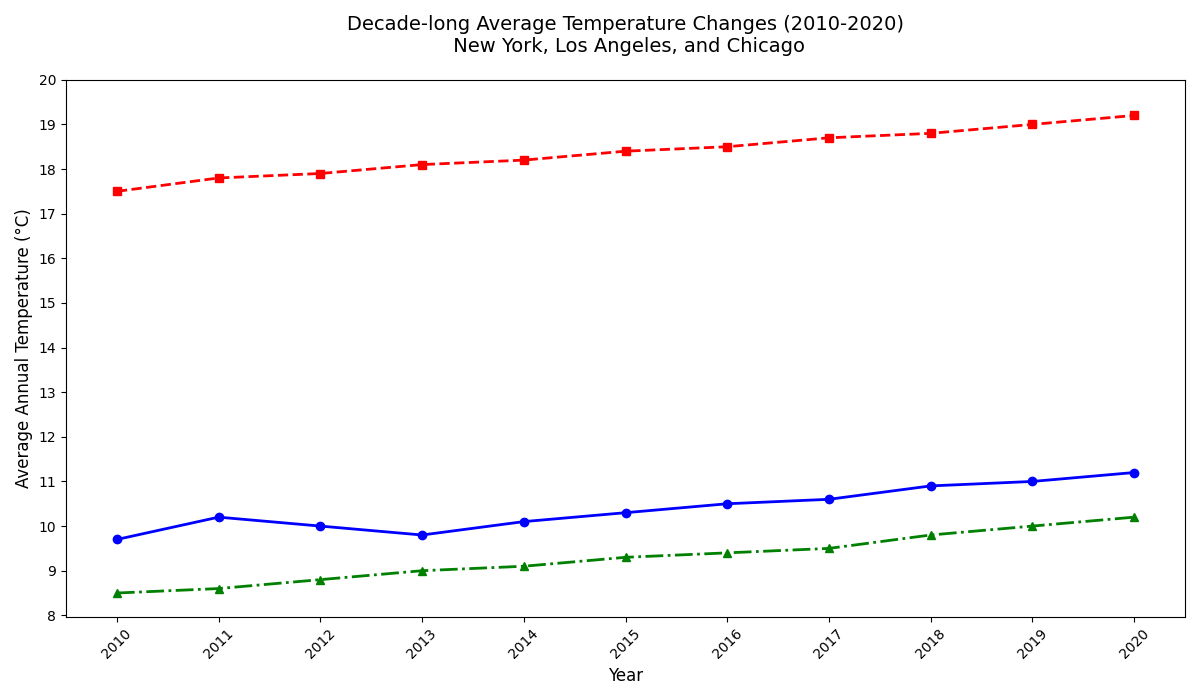

Source code (Python):
import matplotlib.pyplot as plt
import numpy as np

years = np.arange(2010, 2021)
ny_temps = np.array([9.7, 10.2, 10.0, 9.8, 10.1, 10.3, 10.5, 10.6, 10.9, 11.0, 11.2])
la_temps = np.array([17.5, 17.8, 17.9, 18.1, 18.2, 18.4, 18.5, 18.7, 18.8, 19.0, 19.2])
chicago_temps = np.array([8.5, 8.6, 8.8, 9.0, 9.1, 9.3, 9.4, 9.5, 9.8, 10.0, 10.2])

plt.figure(figsize=(12, 7))

plt.plot(years, ny_temps, marker='o', linestyle='-', linewidth=2, color='blue')
plt.plot(years, la_temps, marker='s', linestyle='--', linewidth=2, color='red')
plt.plot(years, chicago_temps, marker='^', linestyle='-.', linewidth=2, color='green')

plt.title('Decade-long Average Temperature Changes (2010-2020)\n New York, Los Angeles, and Chicago', fontsize=14, pad=20)
plt.xlabel('Year', fontsize=12)
plt.ylabel('Average Annual Temperature (°C)', fontsize=12)
plt.xticks(years, rotation=45)
plt.yticks(np.arange(8, 21, 1))

# Removed grid and legend for simpler visualization

plt.tight_layout()

plt.show()
